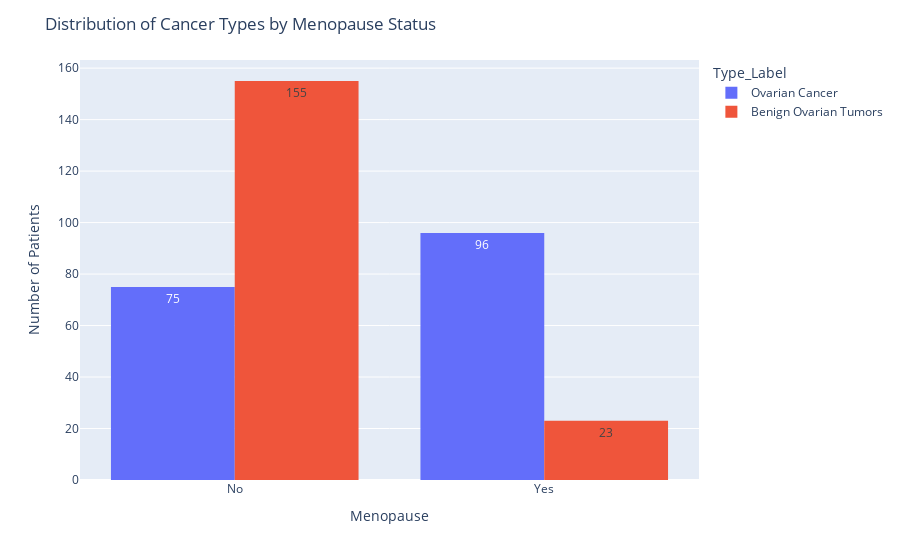

The cell this chart's notebook holds for it:
### Markdown cell above
From the above, it can be seen that there is a class balance between the number of patients with Ovarian cancer (***0***), and patients with Benign Ovarian Tumors (***1***).

### Code cell
# Plotting the distribution of cancer types by menopause status
fig = px.histogram(df_cancer, x='Menopause_Label', color='Type_Label', barmode='group', text_auto=True)
fig.update_layout(
    title='Distribution of Cancer Types by Menopause Status',
    yaxis_title = "Number of Patients",
    xaxis_title = "Menopause"
)
fig.show()

### Figure 1 — Plotly figure (JSON) as saved in the notebook; plotly's stock layout.template omitted (floating-point values rounded to 4 significant figures; data arrays with more than 128 entries replaced by an {"elided": "..."} marker saying what was removed)
{"data": [{"alignmentgroup": "True", "bingroup": "x", "hovertemplate": "Type_Label=Ovarian Cancer<br>Menopause_Label=%{x}<br>count=%{y}<extra></extra>", "legendgroup": "Ovarian Cancer", "marker": {"color": "#636efa", "pattern": {"shape": ""}}, "name": "Ovarian Cancer", "offsetgroup": "Ovarian Cancer", "orientation": "v", "showlegend": true, "texttemplate": "%{value}", "type": "histogram", "x": {"elided": "171 str values"}, "xaxis": "x", "yaxis": "y"}, {"alignmentgroup": "True", "bingroup": "x", "hovertemplate": "Type_Label=Benign Ovarian Tumors<br>Menopause_Label=%{x}<br>count=%{y}<extra></extra>", "legendgroup": "Benign Ovarian Tumors", "marker": {"color": "#EF553B", "pattern": {"shape": ""}}, "name": "Benign Ovarian Tumors", "offsetgroup": "Benign Ovarian Tumors", "orientation": "v", "showlegend": true, "texttemplate": "%{value}", "type": "histogram", "x": {"elided": "178 str values"}, "xaxis": "x", "yaxis": "y"}], "layout": {"autosize": true, "barmode": "group", "legend": {"title": {"text": "Type_Label"}, "tracegroupgap": 0}, "margin": {"t": 60}, "title": {"text": "Distribution of Cancer Types by Menopause Status"}, "xaxis": {"anchor": "y", "autorange": true, "domain": [0, 1], "range": [-0.5, 1.5], "title": {"text": "Menopause"}, "type": "category"}, "yaxis": {"anchor": "x", "autorange": true, "domain": [0, 1], "range": [0, 163.2], "title": {"text": "Number of Patients"}}}}
